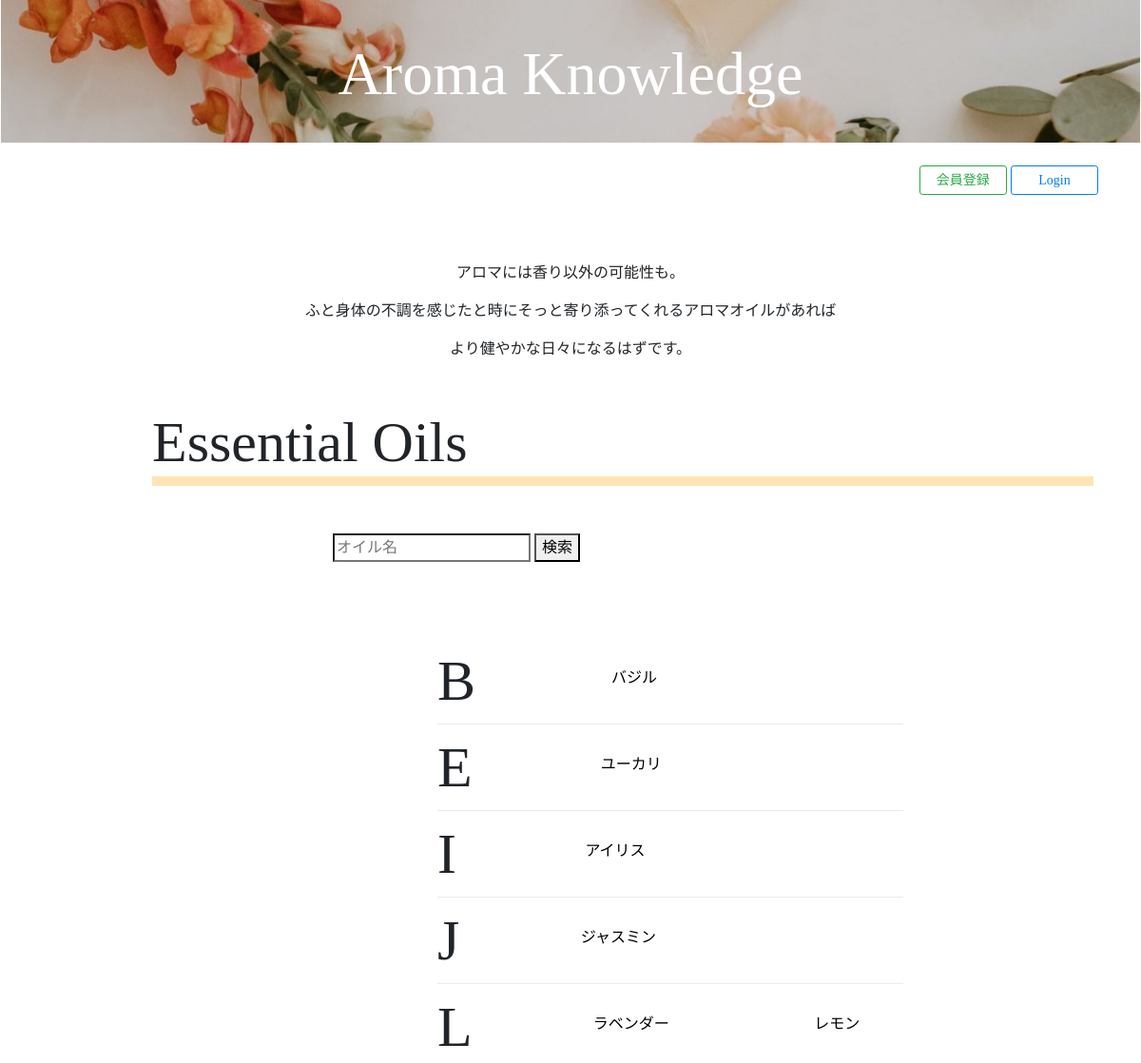
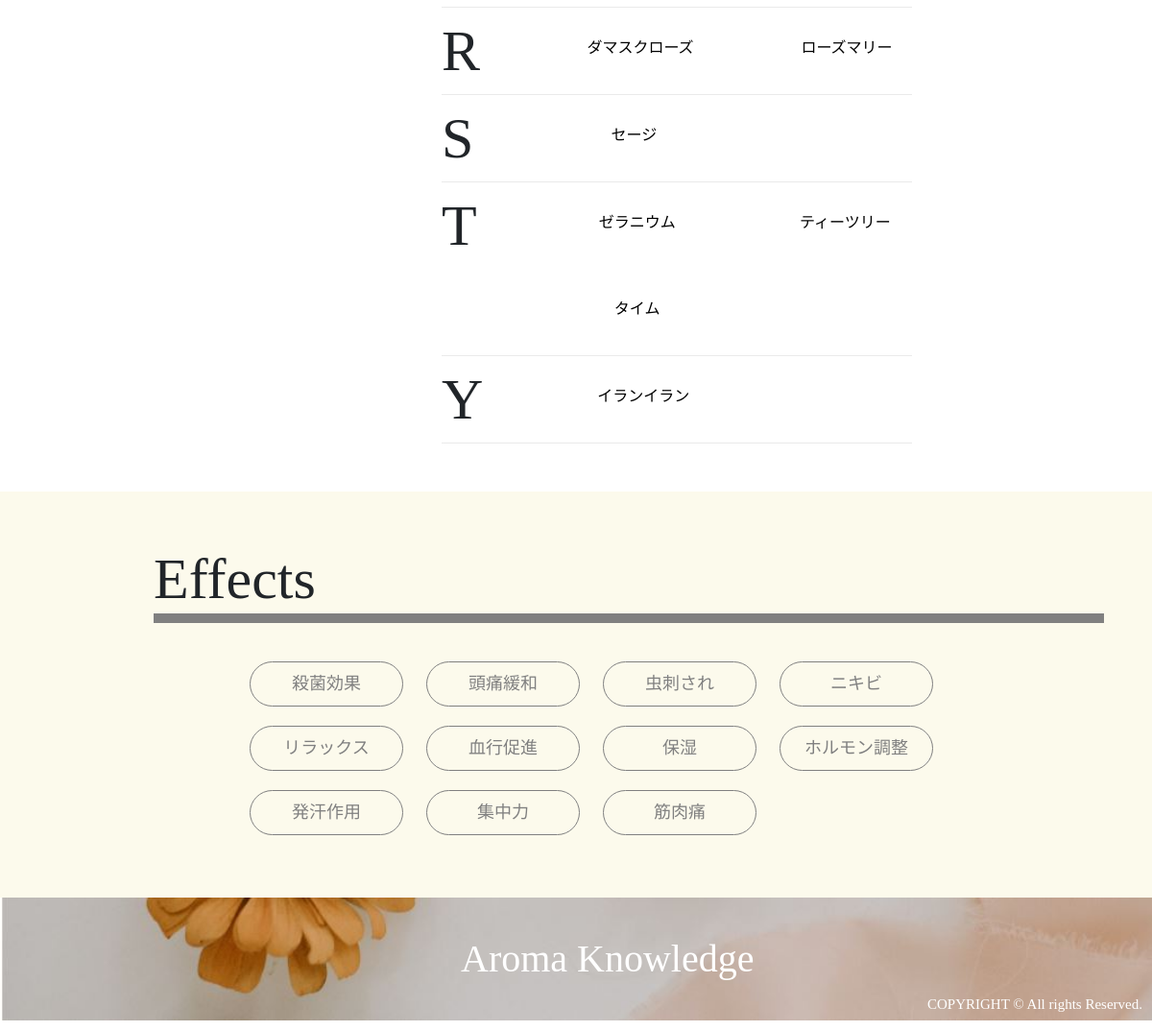
The page / on the database its author committed (2 pictures, top to bottom).
### tables this page shows
CREATE TABLE `essential_oils` (
  `id` int(11) NOT NULL AUTO_INCREMENT,
  `name` varchar(255) NOT NULL,
  `scientific_name` varchar(255) NOT NULL,
  `plant_name` varchar(255) NOT NULL,
  `extraction` varchar(255) NOT NULL,
  `aroma` varchar(255) NOT NULL,
  `caution` varchar(255) NOT NULL,
  `english_name` varchar(255) NOT NULL,
  `user_id` int(11) NOT NULL,
  `image` varchar(255) NOT NULL,
  `created_at` timestamp NOT NULL DEFAULT CURRENT_TIMESTAMP,
  PRIMARY KEY (`id`),
  UNIQUE KEY `name` (`name`),
  KEY `user_id` (`user_id`),
  CONSTRAINT `essential_oils_ibfk_1` FOREIGN KEY (`user_id`) REFERENCES `users` (`id`) ON DELETE CASCADE ON UPDATE CASCADE
);

CREATE TABLE `effects` (
  `id` int(11) NOT NULL AUTO_INCREMENT,
  `effect` varchar(255) NOT NULL,
  `content` varchar(255) NOT NULL,
  `caution` varchar(255) NOT NULL,
  `user_id` int(11) NOT NULL,
  `created_at` timestamp NOT NULL DEFAULT CURRENT_TIMESTAMP,
  PRIMARY KEY (`id`),
  UNIQUE KEY `effect` (`effect`),
  KEY `user_id` (`user_id`),
  CONSTRAINT `effects_ibfk_1` FOREIGN KEY (`user_id`) REFERENCES `users` (`id`) ON DELETE CASCADE ON UPDATE CASCADE
);

### index.php (called while the page is built, shortened)
<?php
    require_once 'DAOs/OilDAO.php';
    require_once 'DAOs/EffectDAO.php';
    $oils = OilDAO::get_all_oils_sort();
    $effects = EffectDAO::get_all_effects();
    include_once 'views/index_view.php';

### DAOs/OilDAO.php (called while the page is built, shortened)
<?php
    class OilDAO extends DAO{
        public static function get_all_oils_sort(){
            try{
                $pdo = self::get_connection();
                $stmt = $pdo->query('SELECT * FROM essential_oils ORDER BY english_name ASC');
                $stmt->setFetchMode(PDO::FETCH_CLASS|PDO::FETCH_PROPS_LATE, 'Oil');
                $oils = $stmt->fetchAll();
            }catch(PDOException $e){
            }finally{
                self::close_connection($pdo, $stmt);
            }
            return $oils;
        }
    }

### DAOs/EffectDAO.php (called while the page is built, shortened)
<?php
    class EffectDAO extends DAO{
        public static function get_all_effects(){
            try{
                $pdo = self::get_connection();
                $stmt = $pdo->query('SELECT * FROM effects');
                $stmt->setFetchMode(PDO::FETCH_CLASS|PDO::FETCH_PROPS_LATE, 'Effect');
                $effects = $stmt->fetchAll();
            }catch(PDOException $e){
                }finally{
                    self::close_connection($pdo, $stmt);
                }
                return $effects;
        }
    }

### views/index_view.php (the view, shortened to what this page needs)
<!DOCTYPE html>
<html lang="ja">
    <head>
        <link rel="stylesheet" href="https://stackpath.bootstrapcdn.com/bootstrap/4.3.1/css/bootstrap.min.css">
        <link rel="stylesheet" href="css/style.css">
        <link rel="stylesheet" href="css/style2.css">
    </head>
    <body>
        <div class="header" style="background-image:url(images/top1.jpg)">
            <h1><a href="index.php">Aroma Knowledge</h1></a>
        </div>
        <div class="container">
            <div class="ForPC mt-4">
                <div class="text-right ml-1">
                    <a class="btn btn-sm btn-outline-success col-sm-1" href="user_register.php" role="button">会員登録</a>
                    <a class="btn btn-sm btn-outline-primary col-sm-1" href="login.php" role="button">Login</a>
                </div>
            </div>
        </div>
        <div class="toptext">
            <p>アロマには香り以外の可能性も。</p>
            <p>ふと身体の不調を感じたと時にそっと寄り添ってくれるアロマオイルがあれば</p>
            <p>より健やかな日々になるはずです。</p>
        </div>
        <div class="essential_oils">
            <h2 class="title">Essential Oils</h2>
            <form class="SearchOil" action="search_oils.php">
                <input type="search" name="keyword" placeholder="オイル名">
                <button type="submit">検索</button>
            </form>
            <div class="EoilContent2">
                <?php $pre_letter = ''; ?>
                <?php $count = 1; ?>
                <?php foreach($oils as $oil): ?>
                    <?php $letter = strtoupper(substr($oil->english_name, 0,1)); ?>
                    <?php if($letter !== $pre_letter): ?>
                        <?php if($count !== 1): ?>
                        </div>
                    </div>
                            <?php $count = 1; ?>
                        <?php endif; ?>
                    <div class="oil">
                        <p1><?= $letter ?></p1>
                        <div class="oil_elements">
                    <?php endif; ?>
                    <?php $pre_letter = $letter; ?>
                    <?php $count++; ?>
                    <div class="oilset">
                        <a href="oil_detail.php?id=<?= $oil->id ?>"><img src="<?= 'upload/' . $oil->image?>"  class="OilPic" alt="Oil"></a>
                        <a href="oil_detail.php?id=<?= $oil->id ?>" class="OilName"><?= $oil->name ?></a>
                    </div>
                <?php endforeach; ?>
                </div>
            </div>
        </div>
        </div>
        <div class="wrapper">
            <div class="effects">
                <h2 class="title">Effects</h2>
                <div class="EffectContent">
                    <?php foreach($effects as $effect): ?>
                        <a href="effect_detail.php?id=<?= $effect->id ?>" class="EffectBtn"><?= $effect->effect ?></a>
                    <?php endforeach; ?>
                </div>
            </div>
        </div>
        <div class="footer" style="background-image:url(images/footer.jpg)">
            <h1 class="logo">Aroma Knowledge</h1>
            <p class="copylight">COPYRIGHT © All rights Reserved.</p>
        </div>
    </body>
</html>

### css/style.css (style rules this page uses)
body { font-family: 'Times New Roman', '游ゴシック', 'Meiryo UI'; }
.header { text-align: center; background: url(images/top1.jpg); background-size: cover; width: 100%; }
.header h1 { color: white; font-family: Times New Roman; margin: auto; }
.header a { text-decoration: none; color: white; }
form { margin: 50px; }
.EffectBtn { width: 160px; margin: 10px; display: inline-block; padding: 0.5em 1em; text-decoration: none; border: solid 1px gray; border-radius: 25px; transition: .4s; }
@media screen and (min-width :768px) { .header { height: 150px; } }
@media screen and (min-width :768px) { .header h1 { padding: 40px; font-size: 4.0rem; } }
@media screen and (min-width :768px) { .toptext { margin-left: auto; margin-right: auto; width: 700px; padding-top: 20px; } }
@media screen and (min-width :768px) { .toptext p { text-align: center; font-family: "游ゴシック"; } }
@media screen and (min-width :768px) { .essential_oils, .effects, .other, .relations, .SearchOil { margin: 50px 50px; clear: right; } }
@media screen and (min-width :768px) { .title { margin-left: 10%; font-size: 60px; border-bottom: solid 10px moccasin; } }
@media screen and (min-width :768px) { .SearchOil { height: 60px; margin-left: 300px; } }
@media screen and (min-width :768px) { .EoilContent, .EoilContent2 { margin-left: 200px; margin-right: 200px; margin-bottom: 25px; } }
@media screen and (min-width :768px) { .oil { display: flex; margin-left: 30%; border-bottom: solid 1px #cccccc6b; } }
@media screen and (min-width :768px) { .oil p1 { text-align: center; font-size: 60px; clear: left; } }
@media screen and (min-width :768px) { .OilName { text-decoration: none; color: black; text-align: center; display: block; margin-left: 47px; width: 200px; position: absolute; z-index: 1; margin-top: -60px; } }
@media screen and (min-width :768px) { .wrapper { background: #ece08829; padding-top: 5px; padding-bottom: 5px; } }
@media screen and (min-width :768px) { .effects .title { border-bottom: solid 10px gray; } }
@media screen and (min-width :768px) { .EffectContent { margin-left: 200px; margin-top: 30px; } }
@media screen and (min-width :768px) { .EffectContent a { color: gray; text-align: center; font-size: 18px; text-decoration: none; } }
@media screen and (min-width :768px) { .footer { background: url(images/footer.jpg); background-size: cover; bottom: 0; width: 100%; } }
@media screen and (min-width :768px) { .logo { display: inline-block; margin-left: 40%; margin-top: 40px; color: white; margin-bottom: 40px; } }
@media screen and (min-width :768px) { .copylight { display: inline-block; font-size: 15px; float: right; bottom: 0; margin-right: 10px; margin-top: 100px; color: white; } }

### css/style2.css (style rules this page uses)
body { font-family: 'Times New Roman', '游ゴシック', 'Meiryo UI'; }
.oil_elements { display: flex; flex-flow: wrap; margin-left: 20px; }
.oilset { width: 50%; }

### rows shown on the page
essential_oils: english_name "B", name "バジル"
essential_oils: english_name "E", name "ユーカリ"
essential_oils: english_name "I", name "アイリス"
essential_oils: english_name "J", name "ジャスミン"
essential_oils: english_name "L", name "ラベンダー"
essential_oils: name "レモン"
essential_oils: english_name "R", name "ダマスクローズ"
essential_oils: name "ローズマリー"
essential_oils: english_name "S", name "セージ"
essential_oils: english_name "T", name "ゼラニウム"
essential_oils: name "ティーツリー"
essential_oils: name "タイム"
essential_oils: english_name "Y", name "イランイラン"
effects: effect "殺菌効果"
effects: effect "頭痛緩和"
effects: effect "虫刺され"
effects: effect "ニキビ"
effects: effect "リラックス"
effects: effect "血行促進"
effects: effect "保湿"
effects: effect "ホルモン調整"
effects: effect "発汗作用"
effects: effect "集中力"
effects: effect "筋肉痛"
